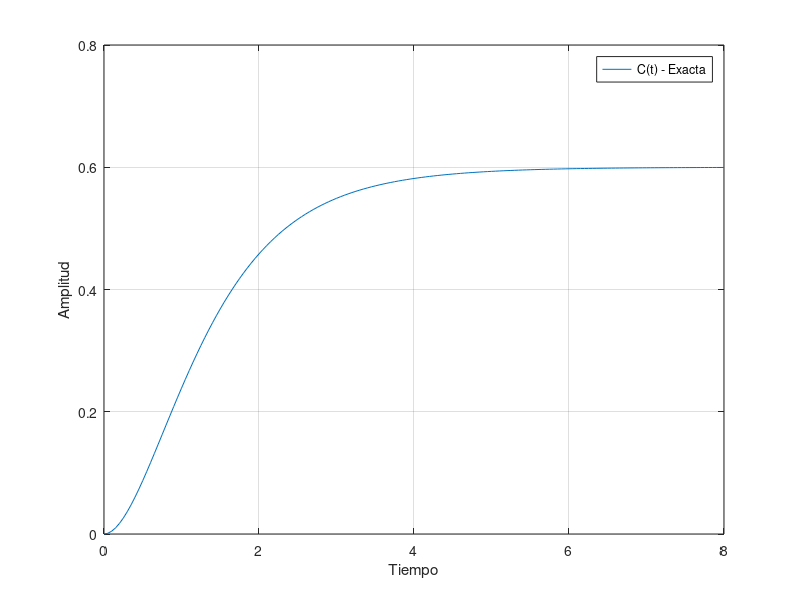
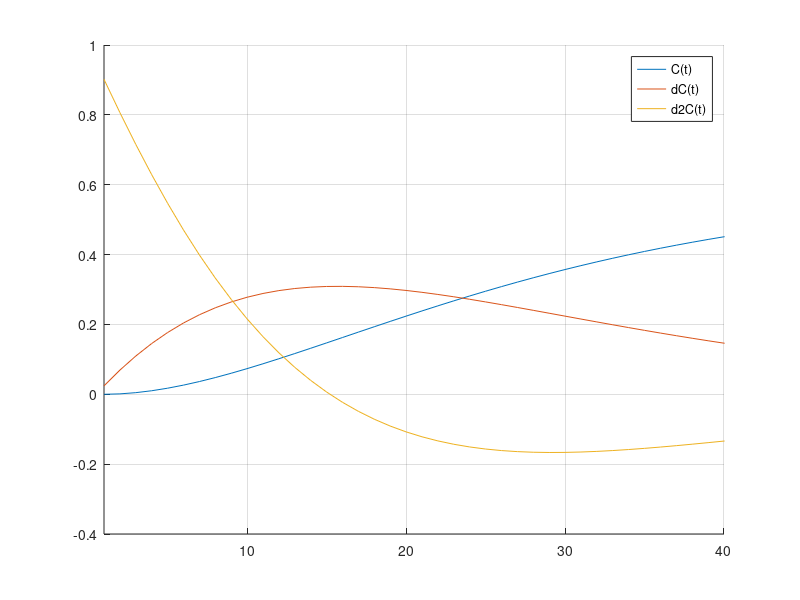
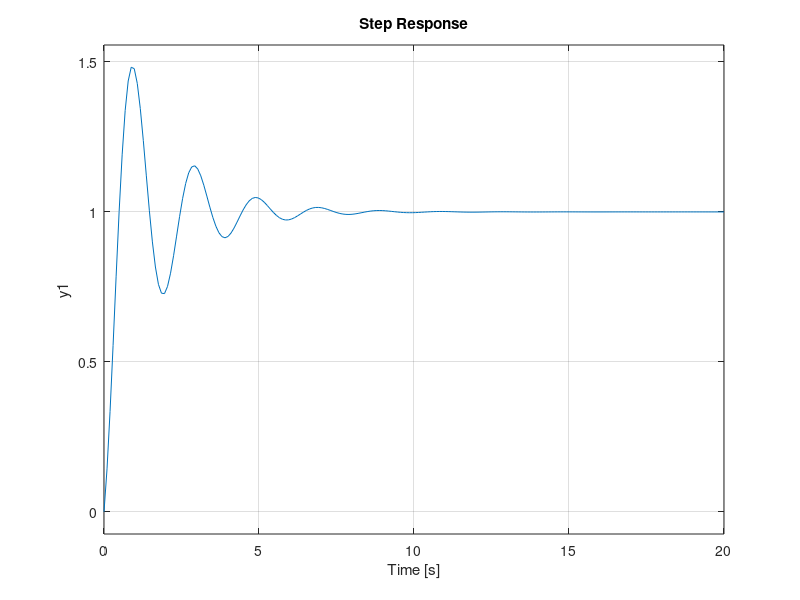
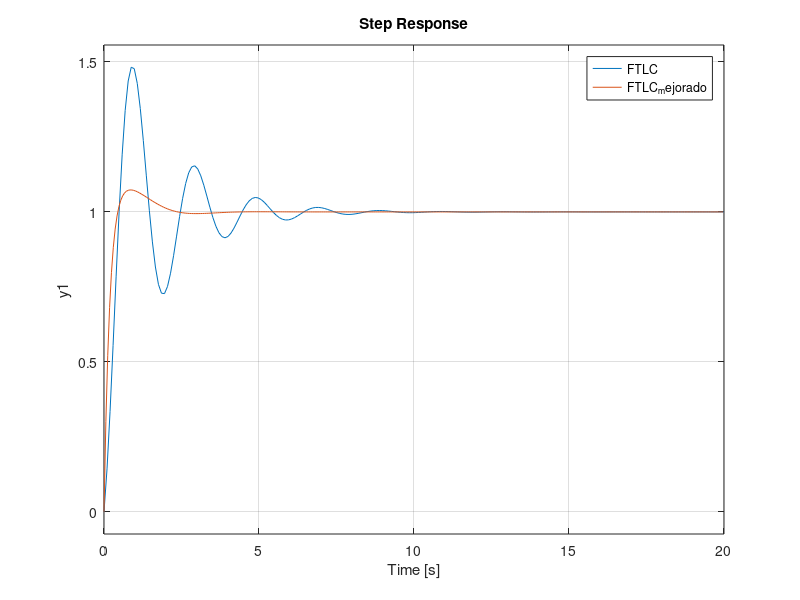

MATLAB code to generate these figures, in order:
%% 1. Curva Reaccion PID
num = [1 3];
den = [1 5 9 5];
Gp = tf(num, den);

%========step===========
dt = 0.05;
t = 0:dt:8;
C = step(Gp, t);

figure(1)
    plot(t, C)
    xlabel('Tiempo'); ylabel('Amplitud');
    legend('C(t) - Exacta')
    ylim([0 0.8])
    grid
%=======================

%======Punto de Inflexion=======
dC = diff(C)/dt;
d2C = diff(dC)/dt;

figure(2)
hold on
    plot(C); plot(dC); plot(d2C)
    legend('C(t)', 'dC(t)', 'd2C(t)')
    grid
    axis([1 40 -0.4 1])
%===============================

%=======Obtencion valores=======
[m, p] = max(dC)    % CONSOLA m=0.309
Cpi = C(p)      % CONSOLA esto es el Y
tpi = t(p)      % CONSOLA da 0.75 (x)
    % Cpi = m*tpi + h --> Y = m*x + h
    % 0.01625 = 0.309*0.75 + h 
                            % h = (-0.06925)
L = 0.2241;
    % L=-h/m --> 0.06925/0.309
T = 1.94;
    % Y estabiliza de 'C(t) exacta' --> 0.5996
    % ==>(Y=m*T-h) --> 0.5996 = 0.309*T - 0.06925
    % despejo T --> T=2.16456 --> Ti = T-L = 1.94
%===============================

%=========Tabla amarilla========
kp = 1.2*T/L;
Ti = 2*L;
    ki = kp/Ti;
Td = 0.5*L;
    kd = kp*Td;
%===============================

num = [kd kp ki];
den = [1 0];
GcPID = tf(num, den);
FTLC = feedback(GcPID*Gp, 1);

figure(3)
    step(FTLC)
        % overshoot 48.6% | ts 6.13 | Ess=0

%=======Mejorando parametros=====
kp1 = 1.5*kp;   % acelera la respuesta  
kd1 = 5*kd;     % baja el overshoot
num = [kd1 kp1 ki];
den = [1 0];
GcPID_mejorado = tf(num, den)
FTLC_mejorado = feedback(GcPID_mejorado*Gp, 1)

figure(4)
    step(FTLC, FTLC_mejorado)
        % mejorado: overshoot 7.34% | ts 1.84
%================================

%=======Mejorando parametros 2=====
kp2 = 1.5*kp1;   
kd2 = 5*kd1;     
num = [kd2 kp2 ki];
den = [1 0];
GcPID_mejorado2 = tf(num, den)
FTLC_mejorado2 = feedback(GcPID_mejorado2*Gp, 1)

figure(5)
    step(FTLC_mejorado, FTLC_mejorado2)
        % mejorado2: overshoot 1.53% | ts 1.6 
%================================
